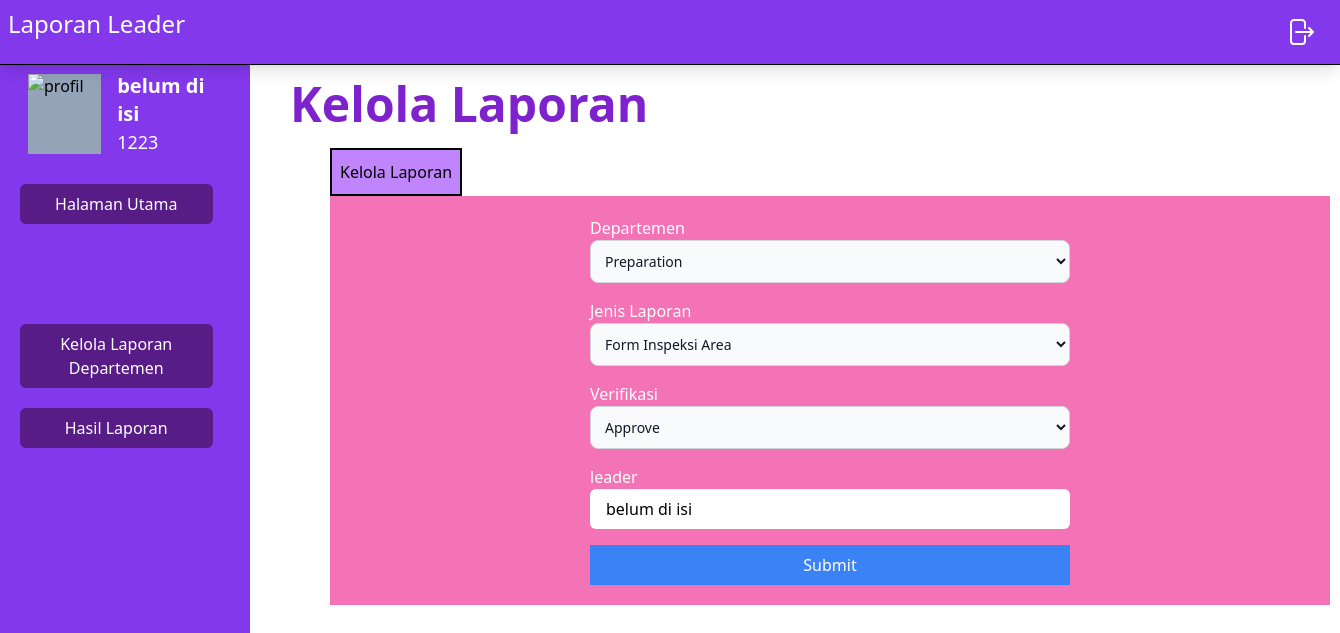
Screenshot of /src/Leader/kelolaLaporan.php (signed in) with the database file from the repository.
### tables this page shows
CREATE TABLE `data_operator_produksi` (
  `NIP` int NOT NULL,
  `nama` char(20) NOT NULL DEFAULT 'belum di isi',
  `departemen` char(20) DEFAULT NULL,
  `hire_date` date DEFAULT NULL,
  `lokasi` char(50) DEFAULT NULL,
  `NPWP` int DEFAULT NULL,
  `title` char(20) DEFAULT NULL,
  `gambar` varchar(50) DEFAULT NULL
);

### src/Leader/kelolaLaporan.php (the view, shortened to what this page needs)
<?php
include("navbar.php");
include("../koneksi.php");
?>
<!DOCTYPE html>
<html lang="en">
<head>
    <link rel="stylesheet" href="../../dist/output.css" />
</head>
<body>
    <div>
        <div class="flex ">
            <?php
            require "sidebar.php";
            ?>
            <div class="mainPage mt-20 container w-1/2 ml-20 ">
                <h1 class="md:text-5xl -ml-10 mb-5 text-purple-700 font-bold">
                    Kelola Laporan
                </h1>
                <div class="maincontainer lg:w-[1000px] lg:h-[400px] container h-[300px] w-[600px]">
                    <div class="inline">
                        <ul class="flex">
                            <li
                                class="btnProfil bg-purple-400 hover:bg-purple-600 hover:text-white h-12 w-fit p-2 text-md border-2 border-black text-center items-center flex justify-center cursor-pointer">
                                Kelola Laporan
                            </li>
                        </ul>
                    </div>
                    <div class="bg-pink-400 w-full lg:h-fit lg:w-full flex  gap-2 items-center h-fit p-5">
                        <section class="ubahPassword  w-full">
                            <div class="mx-auto w-1/2">
                                <form action="" method="post" class="flex flex-col gap-4">
                                    <div class="flex flex-col capitalize text-white">
                                        <h1>departemen</h1>
                                        <select name="departement"
                                            class="bg-gray-50 border border-gray-300 text-gray-900 text-sm rounded-lg focus:ring-blue-500 focus:border-blue-500 block w-full p-2.5 ">
                                            <option value="Preparation">Preparation</option>
                                        </select>
                                    </div>
                                    <div class="flex flex-col capitalize text-white">
                                        <h1>Jenis Laporan</h1>
                                        <select name="jenisLaporan"
                                            class="bg-gray-50 border capitalize border-gray-300 text-gray-900 text-sm rounded-lg focus:ring-blue-500 focus:border-blue-500 block w-full p-2.5 ">
                                            <option>Form inspeksi area</option>
                                        </select>
                                    </div>
                                    <div class="flex flex-col capitalize text-white">
                                        <h1>verifikasi</h1>
                                        <select name="verifikasi"
                                            class="bg-gray-50 border capitalize border-gray-300 text-gray-900 text-sm rounded-lg focus:ring-blue-500 focus:border-blue-500 block w-full p-2.5 ">
                                            <option>Approve</option>
                                        </select>
                                    </div>
                                    <div class="flex flex-col text-white">
                                        <label for="new">leader</label>
                                        <input readonly class="py-2 px-4 text-black rounded-md" type="text"
                                            name="leader" value="<?php echo $data["nama"] ?>">
                                    </div>
                                    <button name="btnSubmit" class="py-2 px-4 text-white bg-blue-500">Submit</button>
                                </form>
                            </div>
                        </section>
                    </div>
                </div>
            </div>
        </div>
    </div>
</body>
</html>

### src/Leader/sidebar.php (shortened to what this page needs)
<?php
$userNip = $_SESSION['NIP'];
 include("../koneksi.php");
 $getDataOperator = mysqli_query($con, "SELECT * FROM `data_operator_produksi` WHERE NIP ='$userNip' ");
 $data = mysqli_fetch_array($getDataOperator);
?>
<!DOCTYPE html>
<html lang="en">
<head>
    <link rel="stylesheet" href="../../dist/output.css">
</head>
<body >
    <div class="sidebar  h-[3000px] mt-10 bottom-0 top-0 w-[250px] flex flex-col  p-5 gap-5 bg-[#8338EC] pt-10">
        <div class="p-2 -mt-4 box-border flex gap-4 items-center">
            <img src="../../item/<?php echo $data['gambar']?>"
                class="block center w-20 bg-center h-20 bg-slate-400" alt="profil" />
            <div class="text-white">
                <h1 class="text-xl font-bold"><?php echo $data["nama"] ?></h1>
                <p class="text-lg"><?php echo $data["NIP"] ?></p>
            </div>
        </div>
        <div class="w-11/12 flex flex-col gap-5 items-center justify-center  cursor-pointer">
            <button
                class="btnMain bg-purple-900 w-full hover:shadow-sm rounded-md focus:bg-purple-600 active:bg-purple-600    hover:bg-purple-600 text-white py-2 px-4 cursor-pointer">
                Halaman Utama
            </button>
            <button class="kelola mt-20 bg-purple-900 w-full focus:bg-purple-600 active:bg-purple-600    hover:bg-purple-600 hover:shadow-sm hover:shadow-black rounded-md text-white py-2  cursor-pointer">
                Kelola Laporan Departemen
            </button>
            <button class="hasilLaporan  bg-purple-900 w-full focus:bg-purple-600 active:bg-purple-600    hover:bg-purple-600 hover:shadow-sm hover:shadow-black rounded-md text-white py-2  cursor-pointer">
                Hasil Laporan
            </button>
        </div>
    </div>
</body>
</html>

### rows the page displays
data_operator_produksi: nama "belum di isi", NIP "1223", leader "belum di isi"
